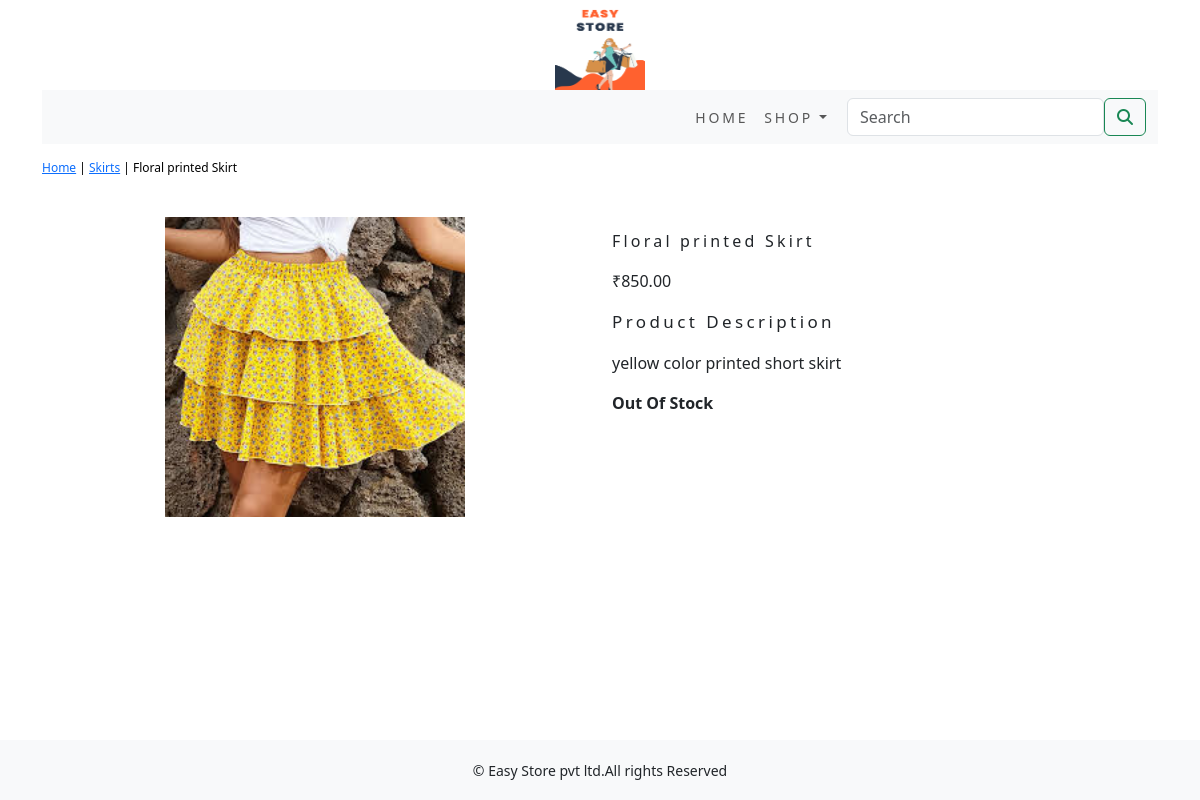
The page /shop/short-skirts/floral-printed-skirt/ on the database its author committed.
### shop/models.py (models this page shows, shortened)
class Product(models.Model):
    name = models.CharField(max_length=250, unique=True)
    slug = models.SlugField(max_length=250, unique=True)
    description = models.TextField(blank=True)
    price = models.DecimalField(max_digits=10, decimal_places=2)
    category = models.ForeignKey(Category, on_delete=models.CASCADE)
    image = models.ImageField(upload_to='product', blank=True)
    stock = models.IntegerField()
    available = models.BooleanField(default=True)
    created = models.DateTimeField(auto_now_add=True)
    updated = models.DateTimeField(auto_now=True)
    class Meta:
        ordering = ('name',)
        verbose_name = 'product'
        verbose_name_plural = 'products'

class Category(models.Model):
    name = models.CharField(max_length=250, unique=True)
    slug = models.SlugField(max_length=250, unique=True)
    description = models.TextField(blank=True)
    image = models.ImageField(upload_to='category', blank=True)
    class Meta:
        ordering = ('name',)
        verbose_name = 'category'
        verbose_name_plural = 'categories'
    def get_url(self):
        return reverse('shop:products_by_category', args=[self.slug])
    def __str__(self):
        return '{}'.format(self.name)

### shop/views.py (the view)
# urls.py: path('<slug:c_slug>/<slug:product_slug>/', views.proDetail, name='proDetail'),
def proDetail(request, c_slug, product_slug):
    try:
        product = Product.objects.get(category__slug=c_slug, slug=product_slug)
    except Exception as e:
        raise e
    return render(request, 'product.html', {'product': product})

### cart/context_processors.py (called while the page is built)
def counter(request):
    item_count = 0
    if 'admin' in request.path:
        return {}
    else:
        try:
            cart = Cart.objects.filter(cart_id=_cart_id(request))
            cart_items = CartItem.objects.all().filter(cart=cart[:1])
            for cart_item in cart_items:
                item_count += cart_item.quantity
        except Cart.DoesNotExist:
            item_count = 0
    return dict(item_count=item_count)

### cart/views.py (called while the page is built)
def _cart_id(request):
    cart = request.session.session_key
    if not cart:
        cart = request.session.create()
    return cart

### shop/context_processors.py (called while the page is built)
def menu_links(request):
    links = Category.objects.all()
    return dict(links=links)

### templates/product.html (shortened to what this page needs)
{% extends 'base.html' %}
{% load static %}
{% block content %}
<div class="row my_prod_row_class">
<div class="mx_auto">
    <p><a href="{% url 'shop:allProdCat' %}">Home</a> | <a href="{{product.category.get_url}}">{{product.category}}</a> | {{product.name}}</p>
</div>
<div class="container">
<br>
<div class="row">
    <div class="col-12 col-sm-12 col-md-12 col-lg-6 text-center">
        <div style="min-width:18rem;">
            <img class="product_image" src="{{product.image.url}}" alt="{{product.name}}" style="width:100;height:100;">
        </div>
    </div>
    <div class="col-12 col-sm-12 col-md-12 col-lg-6">
        <div>
        <h1 class="my_product_title">{{product.name}}</h1>
        <p>₹{{product.price}}</p>
        <p class="my_title">Product Description</p>
        <p class="text-justify my_prod_text">{{product.description}}</p>
        {% if product.stock <= 0 %}
        <p class="text-justify my_prod_text"><b>Out Of Stock</b></p>
        {% else %}
        <a href="{% url 'cart:add_cart' product.id %}" class="btn btn-secondary">Add to Cart</a>
        {% endif %}
    </div>
    </div>
 </div>
</div>
</div>
{% endblock %}

### static/css/custom.css (style rules this page uses)
body { font-family: 'Roboto', sans-serif; }
.my_title { font-size: 17px; text_transform: uppercase; letter-spacing: .2em; }
.product_image { height:300px; width:300px; }
.my_prod_row_class { padding-top: 15px; padding-bottom: 20px; }
.my_prod_row_class .mx_auto { color: #000; font-size: 12px; text-decoration: none; }
.my_product_title { font-size: 16px; text_transform: uppercase; letter-spacing: .2em; padding-top: 15px; padding-bottom: 10px; }
.my_prod_text { padding-right: 20px; }
.container { margin-bottom: 50px; }

### rows shown on the page
Product: category "Skirts", name "Floral printed Skirt", image (picture), price "850.00", description "yellow color printed short skirt"
